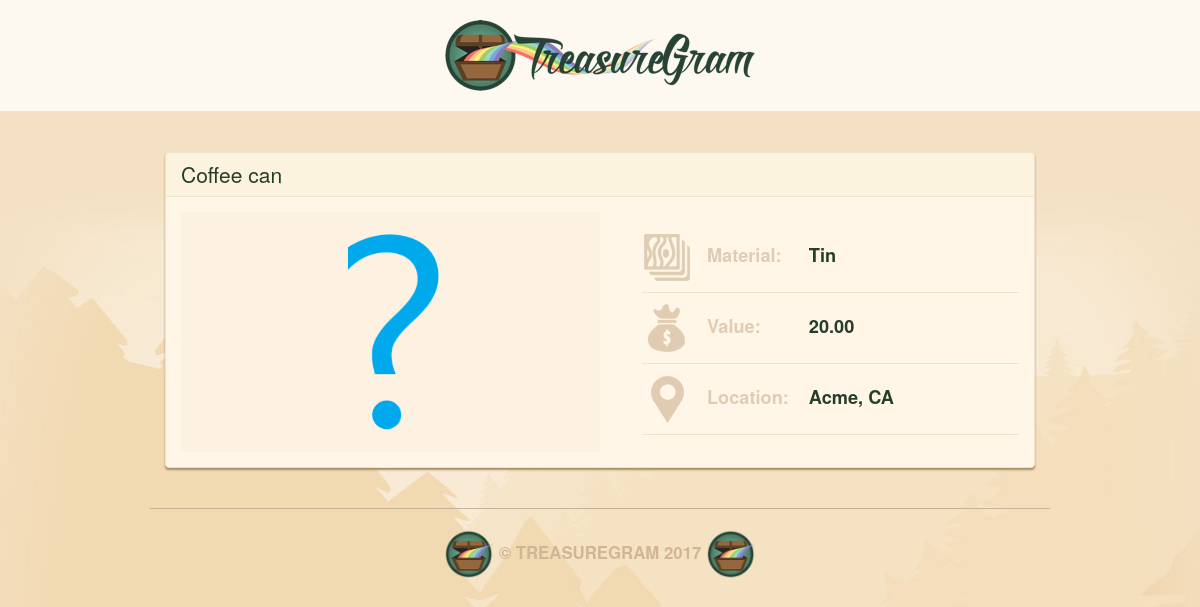
Before: /1/ with the older database file.
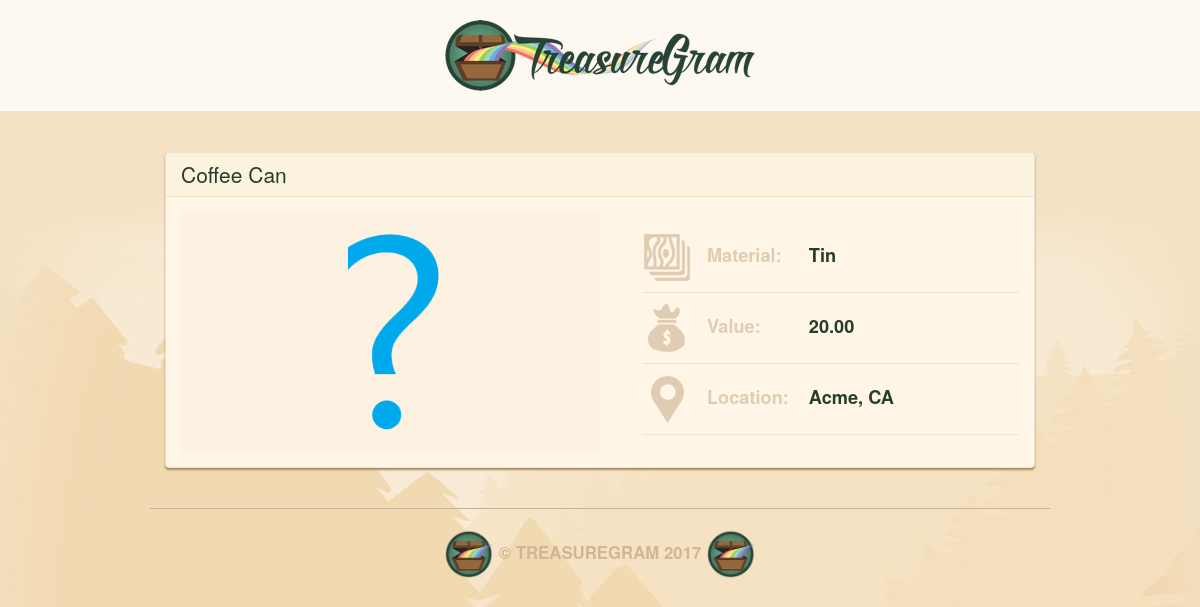
After: the same page with the newer database file.
### main_app/models.py (models this page shows, shortened)
class Treasure(models.Model):
    user = models.ForeignKey(User)
    name = models.CharField(max_length=100)
    value = models.DecimalField(max_digits=10, decimal_places=2)
    material = models.CharField(max_length=100)
    location = models.CharField(max_length=100)
    image = models.ImageField(upload_to='treasure_images',
                              default='media/default.png')

### main_app/views.py (the view)
# urls.py: url(r'^([0-9]+)/$', views.detail, name = 'detail'),
def detail(request, treasure_id):
    treasure = Treasure.objects.get(id=treasure_id)
    return render(request, 'detail.html', {'treasure' : treasure})

### main_app/templates/detail.html
{% extends 'base.html' %}
{% load staticfiles %}
{% block content %}
<div class="treasure panel panel-default">
    <div class="panel-heading">
        <h3 class="panel-title">{{ treasure.name}}</h3>
    </div>
    <div class="panel-body">
        <div class="treasure-photo-detail">
            <img src="{{ treasure.image.url }}" height="200">
        </div>
        <table class="treasure-table">
            <tr>
                <th>
                    <img src="{% static "images/material-icon.png" %}" />
                    Material:
                </th>
                <td>
                    {{ treasure.material}}
                </td>
            </tr>
            <tr>
                <th>
                    <img src="{% static 'images/value-icon.png' %}" />
                    Value:
                </th>
                <td>
                    {% if treasure.value > 0 %}
                    {{ treasure.value }}
                    {% else %}
                    Unknown
                    {% endif %}
                </td>
            </tr>
            <tr>
                <th>
                    <img src="{% static 'images/location-icon.png' %}" />
                    Location:
                </th>
                <td>
                    {{ treasure.location }}
                </td>
            </tr>
        </table>
    </div>
</div>
{% endblock %}

Changed rows visible on the page:
changed Treasure "Tin": name "Coffee can" → "Coffee Can"
